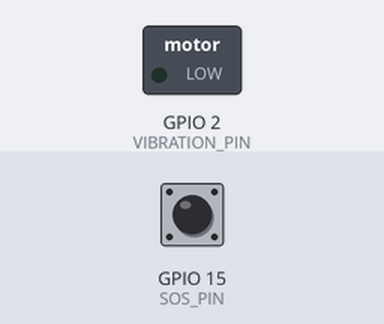
Recording of a sketch running on a simulated ESP32. Parts: switched loads named in the sketch (green lamp = pin HIGH). The test bench sets the inputs (shaded band); at power-on: GPIO 15 (SOS_PIN) HIGH. WiFi joins after 1.5 s; servers stay silent unless stated; random numbers use the default seed unless the sketch sets one; no MQTT or app messages arrive unless stated; what the sketch prints to the serial monitor is not drawn.

Above: at 3.1 s.
3.2 s: GPIO 15 (SOS_PIN) pulled LOW for 1.25 s
At 4.05 s:
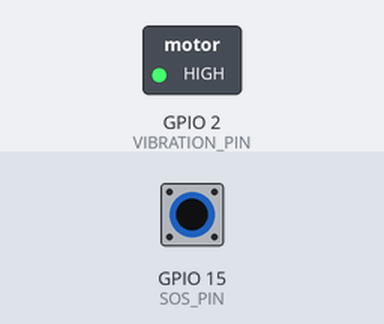
6.8 s: GPIO 15 (SOS_PIN) pulled LOW for 3.2 s
Timing chart, 0 to 17.5 s (numbered marks = the images above; inputs shaded):
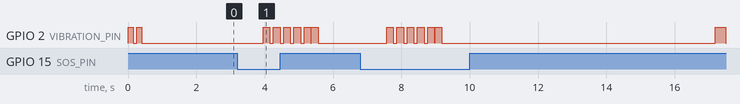

Measured:
- after the input at 3.2 s, GPIO 2 (VIBRATION_PIN): goes 4 × (HIGH 0.20 s, LOW 0.10 s), HIGH 0.20 s, LOW 0.01 s, HIGH 0.20 s, then LOW, starting after 0.76 s

The sketch:

ESP32_firmware.ino
```cpp
/**
 * ============================================================
 *  VITAL MONITOR — ESP32 Bracelet Firmware
 * ============================================================
 *
 * Hardware:
 *   ESP32 Dev Module (38 pins)
 *   MAX30102   — Heart rate (I2C: SDA=21, SCL=22)
 *   DS18B20    — Temperature (OneWire: pin 4)
 *   MPU-6050   — Accelerometer / Fall detection (I2C: SDA=21, SCL=22)
 *   NEO-6M     — GPS (UART2: RX=16, TX=17)
 *   SIM800L    — GSM SMS (UART1: RX=26, TX=27)
 *   SOS button — pin 15 (INPUT_PULLUP, active LOW)
 *   Vibration  — pin 2 (via NPN transistor)
 *
 * Libraries (install in Arduino IDE Library Manager):
 *   - PubSubClient by Nick O'Leary
 *   - MAX30105 by SparkFun Electronics
 *   - DallasTemperature + OneWire by Miles Burton
 *   - MPU6050 by Electronic Cats
 *   - TinyGPS++ by Mikal Hart
 *
 * Board: "ESP32 Dev Module" — install via
 *   Preferences → Additional Boards Manager URLs:
 *   https://raw.githubusercontent.com/espressif/arduino-esp32/gh-pages/package_esp32_index.json
 * ============================================================
 */

#include <WiFi.h>
#include <PubSubClient.h>
#include <Wire.h>

// Sensor libraries — uncomment when hardware is wired
// #include "MAX30105.h"
// #include "heartRate.h"
// #include <OneWire.h>
// #include <DallasTemperature.h>
// #include <MPU6050.h>
// #include <TinyGPS++.h>

// ── WiFi ─────────────────────────────────────────────────────────────────────
const char* WIFI_SSID = "YOUR_WIFI_SSID";
const char* WIFI_PASS = "YOUR_WIFI_PASSWORD";

// ── Mosquitto broker (your Mac's LAN IP, port 1883) ──────────────────────────
// Find your Mac IP: run  ipconfig getifaddr en0  in Terminal
const char* MQTT_HOST   = "192.168.1.10";   // ← change this
const int   MQTT_PORT   = 1883;
const char* MQTT_TOPIC  = "bracelet/sensors";
const char* MQTT_STATUS = "bracelet/status";
const char* MQTT_ID     = "esp32-bracelet-001";

// ── Emergency contact number (sent in SIM800L SMS) ───────────────────────────
// This is the number the bracelet calls when fall/SOS is triggered.
// The phone app also stores this but the bracelet dials it independently.
const char* EMERGENCY_NUMBER = "+212XXXXXXXXX";

// ── Pin definitions ──────────────────────────────────────────────────────────
#define SOS_PIN         15    // Push button (INPUT_PULLUP, active LOW)
#define VIBRATION_PIN    2    // NPN base via 1kΩ resistor
#define DS18B20_PIN      4    // OneWire data line
#define GPS_RX_PIN      16    // NEO-6M TX  → ESP32 RX2
#define GPS_TX_PIN      17    // NEO-6M RX  → ESP32 TX2 (optional)
#define SIM800L_RX_PIN  26    // SIM800L TX → ESP32
#define SIM800L_TX_PIN  27    // SIM800L RX ← ESP32

// ── Fall detection threshold (MPU-6050) ──────────────────────────────────────
// Adjust based on bracelet placement and sensitivity needed
#define FALL_THRESHOLD  2.5f   // g-force (combined XYZ)
#define FREEFALL_THRESH 0.4f   // near-zero g during freefall

// ── Globals ──────────────────────────────────────────────────────────────────
WiFiClient   wifiClient;
PubSubClient mqtt(wifiClient);

// Sensor objects (uncomment when using real sensors)
// MAX30105      hrSensor;
// OneWire       oneWire(DS18B20_PIN);
// DallasTemperature tempSensor(&oneWire);
// MPU6050       mpu;
// TinyGPSPlus   gps;
// HardwareSerial gpsSerial(2);   // UART2 for GPS
// HardwareSerial simSerial(1);   // UART1 for SIM800L

// Live sensor values
int   heartRate    = 72;
float temperature  = 36.8f;
bool  fallDetected = false;
bool  moving       = false;
bool  sosPressed   = false;
float latitude     = 34.033300f;
float longitude    = -5.000000f;
bool  gpsValid     = false;
bool  smsSent      = false;

// State tracking
bool  lastSosState     = HIGH;  // for debounce
unsigned long lastPublishMs  = 0;
unsigned long lastFallMs     = 0;
bool  fallCooldown     = false;

const unsigned long PUBLISH_INTERVAL = 1000;   // 1 s
const unsigned long FALL_COOLDOWN_MS = 10000;  // 10 s between fall SMS

// ─────────────────────────────────────────────────────────────────────────────
//  WiFi
// ─────────────────────────────────────────────────────────────────────────────
void connectWifi() {
  Serial.print("[WiFi] Connecting to ");
  Serial.print(WIFI_SSID);
  WiFi.begin(WIFI_SSID, WIFI_PASS);
  int attempts = 0;
  while (WiFi.status() != WL_CONNECTED && attempts < 30) {
    delay(500); Serial.print(".");
    attempts++;
  }
  if (WiFi.status() == WL_CONNECTED) {
    Serial.println("\n[WiFi] Connected — IP: " + WiFi.localIP().toString());
  } else {
    Serial.println("\n[WiFi] Failed — will retry");
  }
}

// ─────────────────────────────────────────────────────────────────────────────
//  MQTT
// ─────────────────────────────────────────────────────────────────────────────
void connectMqtt() {
  mqtt.setServer(MQTT_HOST, MQTT_PORT);
  mqtt.setKeepAlive(30);

  Serial.print("[MQTT] Connecting to ");
  Serial.print(MQTT_HOST);

  // Last Will and Testament — broker notifies subscribers if ESP32 drops
  while (!mqtt.connected()) {
    bool ok = mqtt.connect(MQTT_ID, MQTT_STATUS, 1, true, "offline");
    if (ok) {
      mqtt.publish(MQTT_STATUS, "online", true);
      Serial.println(" — connected");
    } else {
      Serial.print(" — failed rc=");
      Serial.print(mqtt.state());
      Serial.println(" retrying in 3s");
      delay(3000);
    }
  }
}

// ─────────────────────────────────────────────────────────────────────────────
//  SIM800L — Send emergency SMS
// ─────────────────────────────────────────────────────────────────────────────
void sendSMS(const char* reason) {
  char body[220];
  if (gpsValid) {
    snprintf(body, sizeof(body),
      "EMERGENCY: %s\nLocation: https://maps.google.com/?q=%.6f,%.6f\nContact bracelet wearer immediately.",
      reason, latitude, longitude);
  } else {
    snprintf(body, sizeof(body),
      "EMERGENCY: %s\nGPS location unavailable. Please contact bracelet wearer immediately.",
      reason);
  }

  Serial.println("[SIM800L] Sending SMS to " + String(EMERGENCY_NUMBER));

  // ── Uncomment when SIM800L is wired ──
  // simSerial.println("AT");             delay(300);
  // simSerial.println("AT+CMGF=1");      delay(300);  // text mode
  // simSerial.print("AT+CMGS=\"");
  // simSerial.print(EMERGENCY_NUMBER);
  // simSerial.println("\"");             delay(300);
  // simSerial.print(body);
  // simSerial.write(26);                 delay(4000); // Ctrl+Z sends

  smsSent = true;
  Serial.println("[SIM800L] SMS body: " + String(body));

  // Vibrate to confirm SMS sent
  vibrateMotor(200);
}

// ─────────────────────────────────────────────────────────────────────────────
//  Vibration motor
// ─────────────────────────────────────────────────────────────────────────────
void vibrateMotor(int ms) {
  digitalWrite(VIBRATION_PIN, HIGH);
  delay(ms);
  digitalWrite(VIBRATION_PIN, LOW);
}

void vibratePattern(int times, int onMs, int offMs) {
  for (int i = 0; i < times; i++) {
    vibrateMotor(onMs);
    if (i < times - 1) delay(offMs);
  }
}

// ─────────────────────────────────────────────────────────────────────────────
//  Read sensors (replace stubs with real library calls)
// ─────────────────────────────────────────────────────────────────────────────
void readHeartRate() {
  // ── Real implementation ──
  // long irVal = hrSensor.getIR();
  // if (checkForBeat(irVal)) {
  //   beatsPerMinute = 60 / (delta / 1000.0);  // calculate BPM
  // }
  // Simulated drift:
  heartRate = constrain(heartRate + random(-2, 3), 55, 105);
}

void readTemperature() {
  // ── Real implementation ──
  // tempSensor.requestTemperatures();
  // temperature = tempSensor.getTempCByIndex(0);
  // Simulated:
  temperature += (random(-1, 2) * 0.1f);
  temperature = constrain(temperature, 36.0f, 37.8f);
}

void readAccelerometer() {
  // ── Real implementation ──
  // int16_t ax, ay, az;
  // mpu.getAcceleration(&ax, &ay, &az);
  // float aX = ax / 16384.0, aY = ay / 16384.0, aZ = az / 16384.0;
  // float magnitude = sqrt(aX*aX + aY*aY + aZ*aZ);
  // moving = (abs(magnitude - 1.0) > 0.15);  // deviation from 1g = moving
  // Fall: freefall (magnitude < FREEFALL_THRESH) followed by impact (> FALL_THRESHOLD)
  // Simulated:
  moving = (random(0, 10) > 3);

  if (!fallCooldown) {
    fallDetected = (random(0, 100) > 97);  // ~3% during testing
  }
}

void readGPS() {
  // ── Real implementation ──
  // while (gpsSerial.available() > 0) {
  //   if (gps.encode(gpsSerial.read())) {
  //     if (gps.location.isValid()) {
  //       latitude  = gps.location.lat();
  //       longitude = gps.location.lng();
  //       gpsValid  = true;
  //     }
  //   }
  // }
  // Simulated slow drift:
  latitude  += (random(-1, 2) * 0.00005f);
  longitude += (random(-1, 2) * 0.00005f);
  gpsValid = true;
}

void readSosButton() {
  bool currentState = digitalRead(SOS_PIN);
  // Debounce: trigger on falling edge (HIGH→LOW)
  if (lastSosState == HIGH && currentState == LOW) {
    sosPressed   = true;
    lastSosState = LOW;
  } else if (currentState == HIGH) {
    lastSosState = HIGH;
  }
}

// ─────────────────────────────────────────────────────────────────────────────
//  Build and publish MQTT payload
// ─────────────────────────────────────────────────────────────────────────────
void publishPayload() {
  char payload[200];
  snprintf(payload, sizeof(payload),
    "HR:%d;TEMP:%.1f;FALL:%d;MOVE:%d;SOS:%d;LAT:%.6f;LON:%.6f;SMS:%d",
    heartRate,
    temperature,
    fallDetected ? 1 : 0,
    moving       ? 1 : 0,
    sosPressed   ? 1 : 0,
    latitude,
    longitude,
    smsSent      ? 1 : 0
  );

  mqtt.publish(MQTT_TOPIC, payload, false);  // retain=false for live data
  Serial.println("[MQTT] " + String(payload));

  // Reset one-shot flags after reporting
  smsSent      = false;
  sosPressed   = false;
}

// ─────────────────────────────────────────────────────────────────────────────
//  Setup
// ─────────────────────────────────────────────────────────────────────────────
void setup() {
  Serial.begin(115200);
  Serial.println("\n[BOOT] Vital Monitor Bracelet v2.0");

  // Pin setup
  pinMode(SOS_PIN,       INPUT_PULLUP);
  pinMode(VIBRATION_PIN, OUTPUT);
  digitalWrite(VIBRATION_PIN, LOW);

  // I2C for MAX30102 + MPU-6050
  Wire.begin(21, 22);

  // GPS serial
  // gpsSerial.begin(9600, SERIAL_8N1, GPS_RX_PIN, GPS_TX_PIN);

  // SIM800L serial
  // simSerial.begin(9600, SERIAL_8N1, SIM800L_RX_PIN, SIM800L_TX_PIN);

  // Init sensors (uncomment for real hardware)
  // hrSensor.begin(Wire, I2C_SPEED_FAST);
  // hrSensor.setup();
  // tempSensor.begin();
  // mpu.initialize();

  // Boot vibration
  vibratePattern(2, 150, 100);

  // Network
  connectWifi();
  connectMqtt();

  Serial.println("[BOOT] Ready — publishing every 1s");
}

// ─────────────────────────────────────────────────────────────────────────────
//  Main loop
// ─────────────────────────────────────────────────────────────────────────────
void loop() {
  // Maintain connections
  if (WiFi.status() != WL_CONNECTED) connectWifi();
  if (!mqtt.connected())             connectMqtt();
  mqtt.loop();

  // Periodic sensor read + publish
  unsigned long now = millis();
  if (now - lastPublishMs >= PUBLISH_INTERVAL) {
    lastPublishMs = now;

    readHeartRate();
    readTemperature();
    readAccelerometer();
    readGPS();
    readSosButton();

    // ── Handle fall event ──────────────────────────────────────────────────
    if (fallDetected && !fallCooldown) {
      Serial.println("[ALERT] Fall detected!");
      vibratePattern(3, 300, 150);     // 3 strong pulses
      sendSMS("Fall detected by bracelet accelerometer");
      fallCooldown = true;
      lastFallMs   = now;
    }

    // Reset fall cooldown after 10s
    if (fallCooldown && (now - lastFallMs > FALL_COOLDOWN_MS)) {
      fallCooldown = false;
      fallDetected = false;
    }

    // ── Handle SOS button ─────────────────────────────────────────────────
    if (sosPressed) {
      Serial.println("[ALERT] SOS button pressed!");
      vibratePattern(5, 200, 100);     // 5 short pulses
      sendSMS("SOS button pressed by bracelet wearer");
    }

    publishPayload();
  }
}
```
